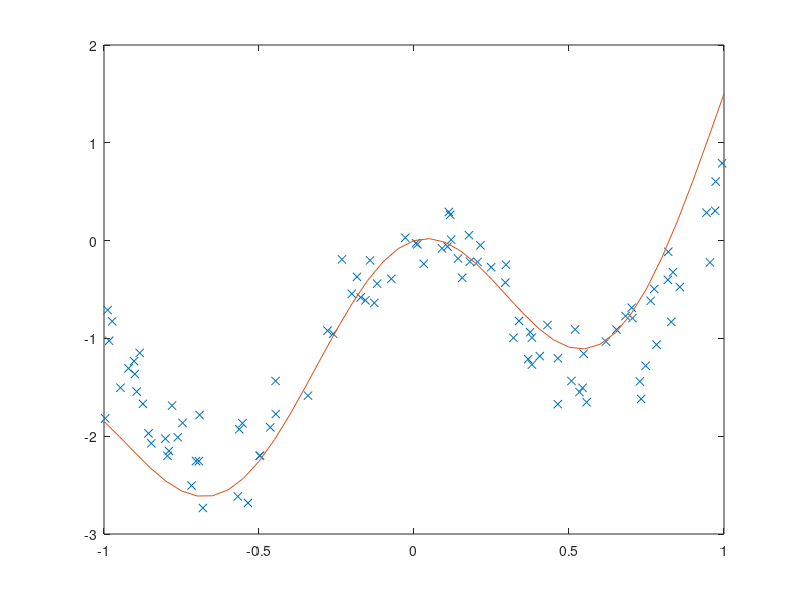

Reproduce this figure in MATLAB.
clear all;
close all;



deger=100;
a=-1;
b=1;
rx = a + (b-a).*rand(deger,1);
ry = -0.5*rx.^3+1*cos(rx*5)+exp(rx)-2+0.2*(abs(rx)+1).*randn(deger,1);
plot(rx,ry,'x');
x2=-1:0.05:1;
y2=0.5*x2.^3+1*cos(x2*5)+exp(x2)-2;
hold on;plot(x2,y2,'-');


c=-2;
d=2;
ra = c + (d-c).*rand(deger,1);
rb = -0.2*rx.^3+1*cos(ra*5)+exp(ra)-2+0.3*(abs(ra)+1).*randn(deger,1);

x3=-2:0.05:2;
y3=0.5*x3.^3+1*cos(x3*5)+exp(x3)-2;




e=-2;
f=2;
rc = e + (f-e).*rand(deger,1);
rd = -0.2*rx.^3+1*cos(rx*5)+exp(rx)-2+0.3*(abs(rx)+1).*randn(deger,1);

x4=-2:0.05:2;
y4=0.5*x4.^3+1*cos(x4*5)+exp(x4)-2;







